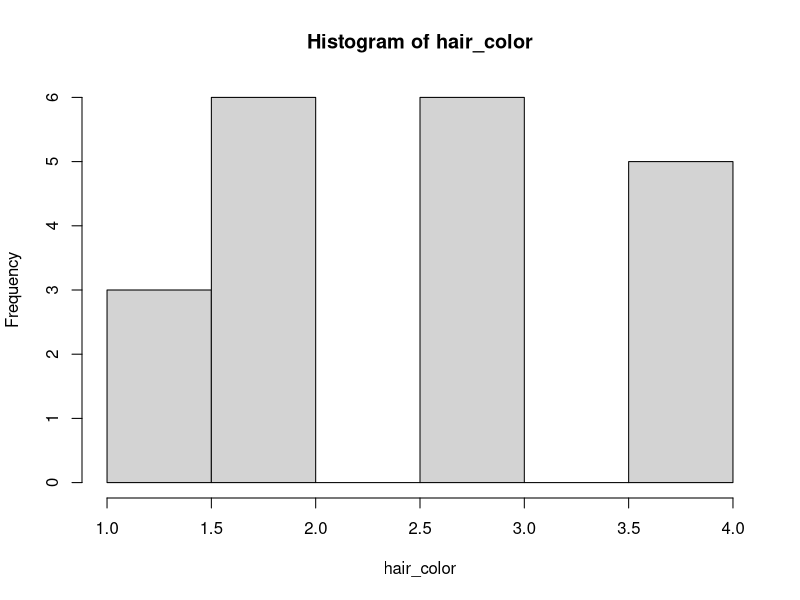
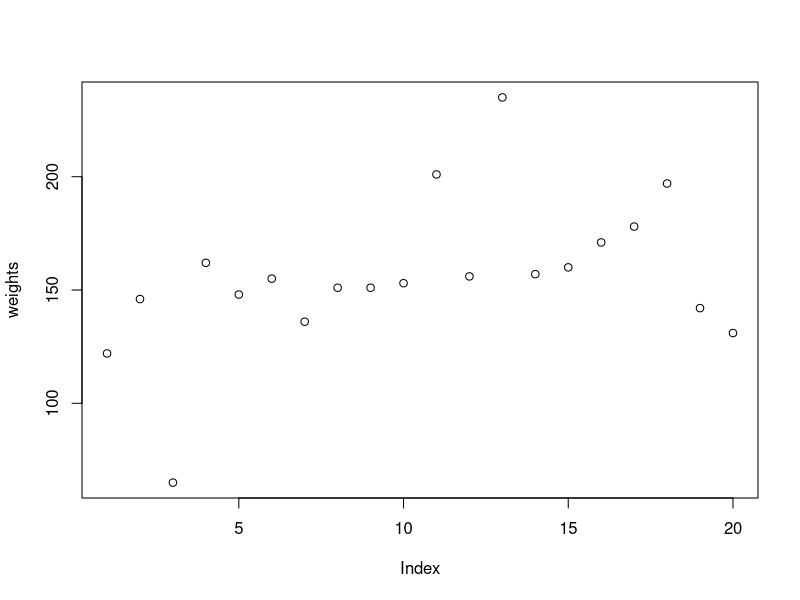
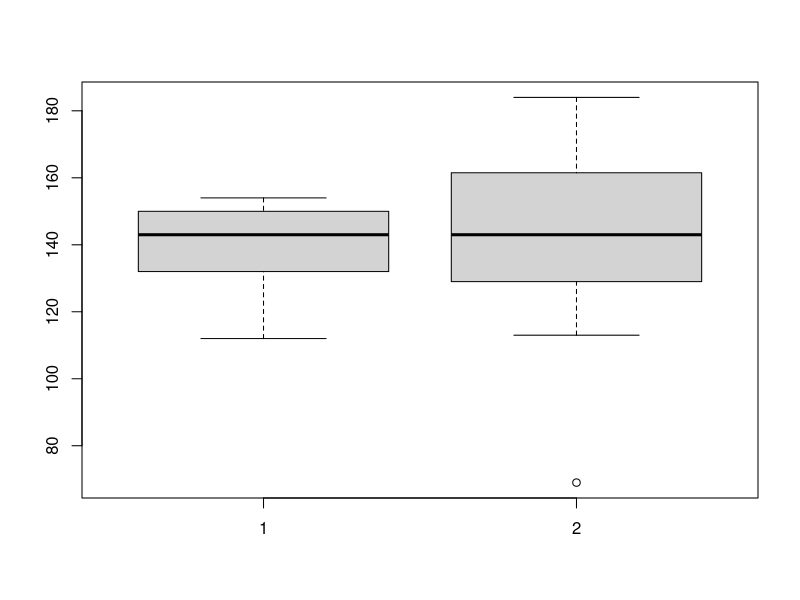
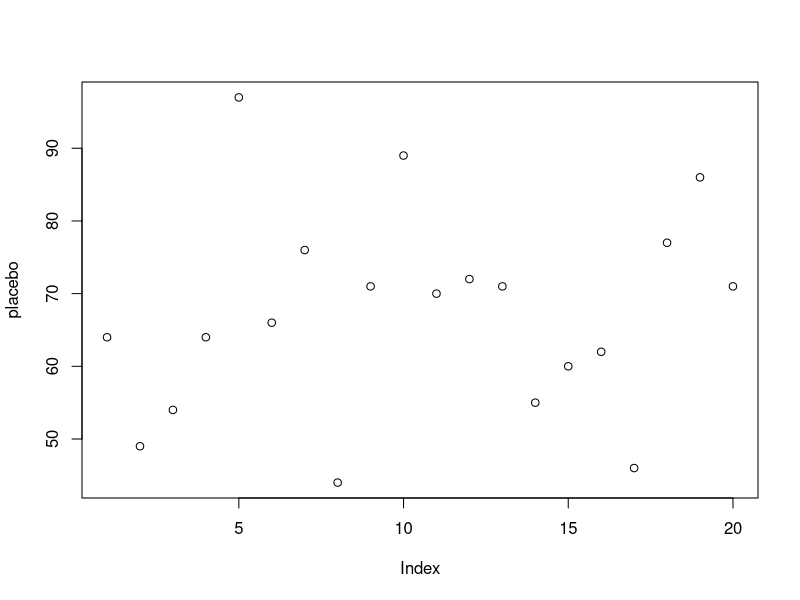
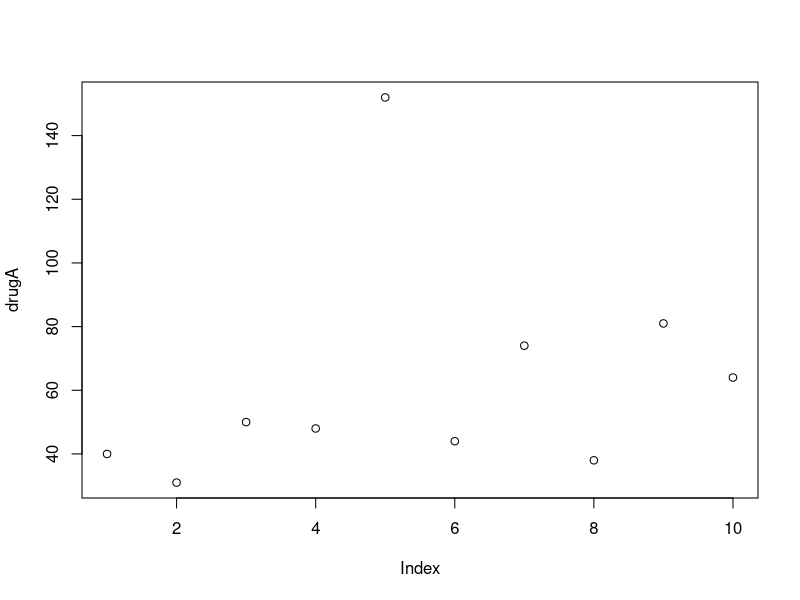

Reproduce these figures in R, in order.
## ---- chunk 1
knitr::opts_chunk$set(echo = TRUE)
## ---- chunk 2
hair_color = c(1, 2, 1, 1, 3, 2, 2, 2, 4, 4, 2, 3, 3, 4, 4, 4, 2, 3, 3, 3)
hist(hair_color)
## ---- chunk 3
data_1 = c(14, 117, 77, 81, 205, 25, 22, 157, 134, 69, 193, 8, 262, 0, 156, 194, 17, 100, 50, 53, 235, 29, 191, 81, 167, 29, 158, 105, 171, 2, 8, 89, 82, 11, 247, 149, 106, 61, 18, 172)
stem(data_1)
## ---- chunk 4
weights = c(122, 146, 65, 162, 148, 155, 136, 151, 151, 153, 201, 156, 235, 157, 160, 171, 178, 197, 142, 131)
plot(weights)
## ---- chunk 5
group1 = c(153, 150, 132, 123, 148, 146, 140, 154, 137, 112)
group2 = c(148, 113, 69, 129, 150, 129, 157, 184, 143, 167, 141, 179, 124, 130, 166)
boxplot(group1, group2)
quantile(group1)
quantile(group2)
summary(group1)
summary(group2)
## ---- chunk 6
placebo = c(64, 49, 54, 64, 97, 66, 76, 44, 71, 89, 70, 72, 71, 55, 60, 62, 46, 77, 86, 71)
drugA= c(40, 31, 50, 48, 152, 44, 74, 38, 81, 64)
plot(placebo)
plot(drugA)
placebo_median = median(placebo)
drugA_median = median(drugA)
placebo_median - drugA_median
placebo_mean = mean(placebo)
drugA_mean = mean(drugA)
placebo_mean - drugA_mean
